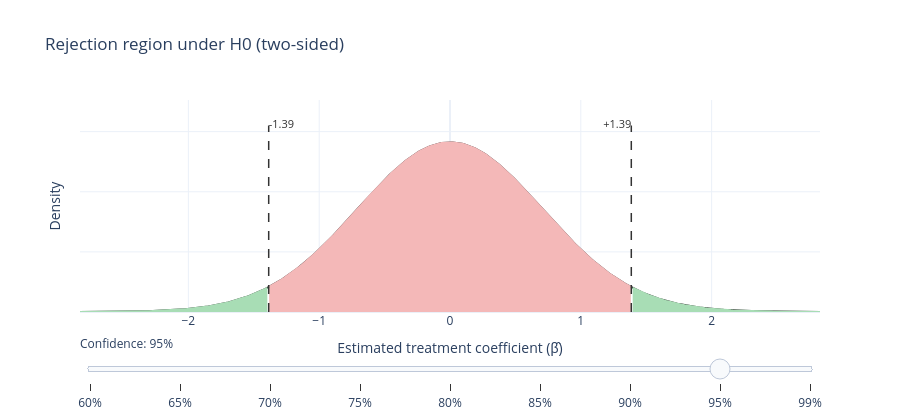

The notebook cell this image was saved under:
### Markdown cell above
**Rejection region.** Under the null hypothesis ($\beta=0$), the estimated coefficient follows a normal distribution centered at zero, with standard deviation $SE$.

For a two-sided test with a 5% significance level, 95% of estimates fall within $[-1.96SE,\,+1.96SE]$.

We reject the null hypothesis when our estimate falls outside this region.

### Code cell
import plotly.graph_objects as go

# Compute distribution and thresholds once
beta_grid = np.linspace(-4 * se, 4 * se, 400)
density = norm.pdf(beta_grid, loc=0, scale=se)

confidence_values = [0.60, 0.65, 0.70, 0.75, 0.80, 0.85, 0.90, 0.95, 0.99]
initial_confidence = 0.95

thresholds = {
    c: norm.ppf((1 + c) / 2) * se
    for c in confidence_values
}

def region_traces(confidence):
    threshold = thresholds[confidence]
    traces = []

    # Shaded regions
    for mask, color, name in [
        (beta_grid <= -threshold, REJECT, "Reject H0"),
        (np.abs(beta_grid) <= threshold, NON_REJECT, "Fail to reject H0"),
        (beta_grid >= threshold, REJECT, "Reject H0")
    ]:
        traces.append(go.Scatter(
            x=beta_grid[mask],
            y=density[mask],
            fill="tozeroy",
            mode="lines",
            line=dict(color=color),
            fillcolor=color,
            name=name
        ))

    # Vertical dashed lines and threshold labels
    for boundary, position in [
        (-threshold, "middle right"),  # Label left of line
        (threshold, "middle left")     # Label right of line
    ]:
        traces.append(go.Scatter(
            x=[boundary, boundary],
            y=[0, density.max() * 1.1],
            mode="lines",
            line=dict(color=INK, dash="dash", width=1.5),
            showlegend=False,
            hoverinfo="skip"
        ))

        traces.append(go.Scatter(
            x=[boundary],
            y=[density.max() * 1.1],
            mode="text",
            text=[f"{boundary:+.2f}"],
            textposition=position,
            textfont=dict(color=INK, size=11),
            showlegend=False,
            hoverinfo="skip"
        ))

    return traces


fig = go.Figure()

# Fixed null distribution
fig.add_trace(go.Scatter(
    x=beta_grid,
    y=density,
    mode="lines",
    line=dict(color=INK, width=2),
    name="Null distribution"
))

# Initial shaded regions and thresholds
fig.add_traces(region_traces(initial_confidence))

# Slider updates existing traces
steps = []

for confidence in confidence_values:
    traces = region_traces(confidence)

    steps.append(dict(
        method="update",
        args=[
            {
                "x": [beta_grid] + [t.x for t in traces],
                "y": [density] + [t.y for t in traces],
                "text": [None] + [t.text for t in traces]
            },
            {
                "title": (
                    f"Rejection region under H0 "
                    f"(α={1-confidence:.2f}, two-sided)"
                )
            }
        ],
        label=f"{confidence:.0%}"
    ))

fig.update_layout(
    title="Rejection region under H0 (two-sided)",
    xaxis_title="Estimated treatment coefficient (β̂)",
    yaxis=dict(
        title="Density",
        showticklabels=False,
        range=[0, density.max() * 1.25]
    ),
    sliders=[dict(
        active=confidence_values.index(initial_confidence),
        currentvalue={"prefix": "Confidence: "},
        steps=steps
    )],
    template="plotly_white",
    height=420,
    showlegend=False
)

fig.show()

### Figure 1 — Plotly figure (JSON) as saved in the notebook; plotly's stock layout.template omitted (floating-point values rounded to 4 significant figures; data arrays with more than 128 entries replaced by an {"elided": "..."} marker saying what was removed)
{"data": [{"line": {"color": "#333333", "width": 2}, "mode": "lines", "name": "Null distribution", "type": "scatter", "x": {"elided": "400 float values"}, "y": {"elided": "400 float values"}}, {"fill": "tozeroy", "fillcolor": "#A8DDB5", "line": {"color": "#A8DDB5"}, "mode": "lines", "name": "Reject H0", "type": "scatter", "x": [-2.828, -2.814, -2.8, -2.786, -2.772, -2.758, -2.743, -2.729, -2.715, -2.701, -2.687, -2.672, -2.658, -2.644, -2.63, -2.616, -2.602, -2.587, -2.573, -2.559, -2.545, -2.531, -2.517, -2.502, -2.488, -2.474, -2.46, -2.446, -2.431, -2.417, -2.403, -2.389, -2.375, -2.361, -2.346, -2.332, -2.318, -2.304, -2.29, -2.276, -2.261, -2.247, -2.233, -2.219, -2.205, -2.19, -2.176, -2.162, -2.148, -2.134, -2.12, -2.105, -2.091, -2.077, -2.063, -2.049, -2.034, -2.02, -2.006, -1.992, -1.978, -1.964, -1.949, -1.935, -1.921, -1.907, -1.893, -1.879, -1.864, -1.85, -1.836, -1.822, -1.808, -1.793, -1.779, -1.765, -1.751, -1.737, -1.723, -1.708, -1.694, -1.68, -1.666, -1.652, -1.638, -1.623, -1.609, -1.595, -1.581, -1.567, -1.552, -1.538, -1.524, -1.51, -1.496, -1.482, -1.467, -1.453, -1.439, -1.425, -1.411, -1.396], "y": [0.0001893, 0.000205, 0.000222, 0.0002403, 0.00026, 0.0002812, 0.000304, 0.0003286, 0.0003549, 0.0003832, 0.0004137, 0.0004463, 0.0004814, 0.0005189, 0.0005592, 0.0006024, 0.0006487, 0.0006982, 0.0007512, 0.0008079, 0.0008685, 0.0009333, 0.001003, 0.001076, 0.001155, 0.00124, 0.001329, 0.001425, 0.001527, 0.001636, 0.001752, 0.001875, 0.002006, 0.002145, 0.002293, 0.00245, 0.002617, 0.002794, 0.002982, 0.003182, 0.003393, 0.003617, 0.003854, 0.004106, 0.004371, 0.004652, 0.00495, 0.005264, 0.005595, 0.005945, 0.006315, 0.006705, 0.007116, 0.007549, 0.008005, 0.008486, 0.008991, 0.009523, 0.01008, 0.01067, 0.01129, 0.01194, 0.01262, 0.01333, 0.01408, 0.01487, 0.01569, 0.01655, 0.01745, 0.0184, 0.01939, 0.02042, 0.0215, 0.02262, 0.0238, 0.02502, 0.0263, 0.02763, 0.02902, 0.03047, 0.03198, 0.03354, 0.03517, 0.03687, 0.03863, 0.04045, 0.04235, 0.04432, 0.04636, 0.04848, 0.05067, 0.05294, 0.05529, 0.05772, 0.06023, 0.06283, 0.06551, 0.06828, 0.07114, 0.07408, 0.07712, 0.08025]}, {"fill": "tozeroy", "fillcolor": "#F4B8B8", "line": {"color": "#F4B8B8"}, "mode": "lines", "name": "Fail to reject H0", "type": "scatter", "x": {"elided": "196 float values"}, "y": {"elided": "196 float values"}}, {"fill": "tozeroy", "fillcolor": "#A8DDB5", "line": {"color": "#A8DDB5"}, "mode": "lines", "name": "Reject H0", "type": "scatter", "x": [1.396, 1.411, 1.425, 1.439, 1.453, 1.467, 1.482, 1.496, 1.51, 1.524, 1.538, 1.552, 1.567, 1.581, 1.595, 1.609, 1.623, 1.638, 1.652, 1.666, 1.68, 1.694, 1.708, 1.723, 1.737, 1.751, 1.765, 1.779, 1.793, 1.808, 1.822, 1.836, 1.85, 1.864, 1.879, 1.893, 1.907, 1.921, 1.935, 1.949, 1.964, 1.978, 1.992, 2.006, 2.02, 2.034, 2.049, 2.063, 2.077, 2.091, 2.105, 2.12, 2.134, 2.148, 2.162, 2.176, 2.19, 2.205, 2.219, 2.233, 2.247, 2.261, 2.276, 2.29, 2.304, 2.318, 2.332, 2.346, 2.361, 2.375, 2.389, 2.403, 2.417, 2.431, 2.446, 2.46, 2.474, 2.488, 2.502, 2.517, 2.531, 2.545, 2.559, 2.573, 2.587, 2.602, 2.616, 2.63, 2.644, 2.658, 2.672, 2.687, 2.701, 2.715, 2.729, 2.743, 2.758, 2.772, 2.786, 2.8, 2.814, 2.828], "y": [0.08025, 0.07712, 0.07408, 0.07114, 0.06828, 0.06551, 0.06283, 0.06023, 0.05772, 0.05529, 0.05294, 0.05067, 0.04848, 0.04636, 0.04432, 0.04235, 0.04045, 0.03863, 0.03687, 0.03517, 0.03354, 0.03198, 0.03047, 0.02902, 0.02763, 0.0263, 0.02502, 0.0238, 0.02262, 0.0215, 0.02042, 0.01939, 0.0184, 0.01745, 0.01655, 0.01569, 0.01487, 0.01408, 0.01333, 0.01262, 0.01194, 0.01129, 0.01067, 0.01008, 0.009523, 0.008991, 0.008486, 0.008005, 0.007549, 0.007116, 0.006705, 0.006315, 0.005945, 0.005595, 0.005264, 0.00495, 0.004652, 0.004371, 0.004106, 0.003854, 0.003617, 0.003393, 0.003182, 0.002982, 0.002794, 0.002617, 0.00245, 0.002293, 0.002145, 0.002006, 0.001875, 0.001752, 0.001636, 0.001527, 0.001425, 0.001329, 0.00124, 0.001155, 0.001076, 0.001003, 0.0009333, 0.0008685, 0.0008079, 0.0007512, 0.0006982, 0.0006487, 0.0006024, 0.0005592, 0.0005189, 0.0004814, 0.0004463, 0.0004137, 0.0003832, 0.0003549, 0.0003286, 0.000304, 0.0002812, 0.00026, 0.0002403, 0.000222, 0.000205, 0.0001893]}, {"hoverinfo": "skip", "line": {"color": "#333333", "dash": "dash", "width": 1.5}, "mode": "lines", "showlegend": false, "type": "scatter", "x": [-1.386, -1.386], "y": [0, 0.6206]}, {"hoverinfo": "skip", "mode": "text", "showlegend": false, "text": ["-1.39"], "textfont": {"color": "#333333", "size": 11}, "textposition": "middle right", "type": "scatter", "x": [-1.386], "y": [0.6206]}, {"hoverinfo": "skip", "line": {"color": "#333333", "dash": "dash", "width": 1.5}, "mode": "lines", "showlegend": false, "type": "scatter", "x": [1.386, 1.386], "y": [0, 0.6206]}, {"hoverinfo": "skip", "mode": "text", "showlegend": false, "text": ["+1.39"], "textfont": {"color": "#333333", "size": 11}, "textposition": "middle left", "type": "scatter", "x": [1.386], "y": [0.6206]}], "layout": {"height": 420, "showlegend": false, "sliders": [{"active": 7, "currentvalue": {"prefix": "Confidence: "}, "steps": [{"args": [{"text": [null, null, null, null, null, ["-0.60"], null, ["+0.60"]], "x": {"elided": "8 rows, 806 float values in total"}, "y": {"elided": "8 rows, 806 float values in total"}}, {"title": "Rejection region under H0 (α=0.40, two-sided)"}], "label": "60%", "method": "update"}, {"args": [{"text": [null, null, null, null, null, ["-0.66"], null, ["+0.66"]], "x": {"elided": "8 rows, 806 float values in total"}, "y": {"elided": "8 rows, 806 float values in total"}}, {"title": "Rejection region under H0 (α=0.35, two-sided)"}], "label": "65%", "method": "update"}, {"args": [{"text": [null, null, null, null, null, ["-0.73"], null, ["+0.73"]], "x": {"elided": "8 rows, 806 float values in total"}, "y": {"elided": "8 rows, 806 float values in total"}}, {"title": "Rejection region under H0 (α=0.30, two-sided)"}], "label": "70%", "method": "update"}, {"args": [{"text": [null, null, null, null, null, ["-0.81"], null, ["+0.81"]], "x": {"elided": "8 rows, 806 float values in total"}, "y": {"elided": "8 rows, 806 float values in total"}}, {"title": "Rejection region under H0 (α=0.25, two-sided)"}], "label": "75%", "method": "update"}, {"args": [{"text": [null, null, null, null, null, ["-0.91"], null, ["+0.91"]], "x": {"elided": "8 rows, 806 float values in total"}, "y": {"elided": "8 rows, 806 float values in total"}}, {"title": "Rejection region under H0 (α=0.20, two-sided)"}], "label": "80%", "method": "update"}, {"args": [{"text": [null, null, null, null, null, ["-1.02"], null, ["+1.02"]], "x": {"elided": "8 rows, 806 float values in total"}, "y": {"elided": "8 rows, 806 float values in total"}}, {"title": "Rejection region under H0 (α=0.15, two-sided)"}], "label": "85%", "method": "update"}, {"args": [{"text": [null, null, null, null, null, ["-1.16"], null, ["+1.16"]], "x": {"elided": "8 rows, 806 float values in total"}, "y": {"elided": "8 rows, 806 float values in total"}}, {"title": "Rejection region under H0 (α=0.10, two-sided)"}], "label": "90%", "method": "update"}, {"args": [{"text": [null, null, null, null, null, ["-1.39"], null, ["+1.39"]], "x": {"elided": "8 rows, 806 float values in total"}, "y": {"elided": "8 rows, 806 float values in total"}}, {"title": "Rejection region under H0 (α=0.05, two-sided)"}], "label": "95%", "method": "update"}, {"args": [{"text": [null, null, null, null, null, ["-1.82"], null, ["+1.82"]], "x": {"elided": "8 rows, 806 float values in total"}, "y": {"elided": "8 rows, 806 float values in total"}}, {"title": "Rejection region under H0 (α=0.01, two-sided)"}], "label": "99%", "method": "update"}]}], "title": {"text": "Rejection region under H0 (two-sided)"}, "xaxis": {"title": {"text": "Estimated treatment coefficient (β̂)"}}, "yaxis": {"range": [0, 0.7052], "showticklabels": false, "title": {"text": "Density"}}}}
